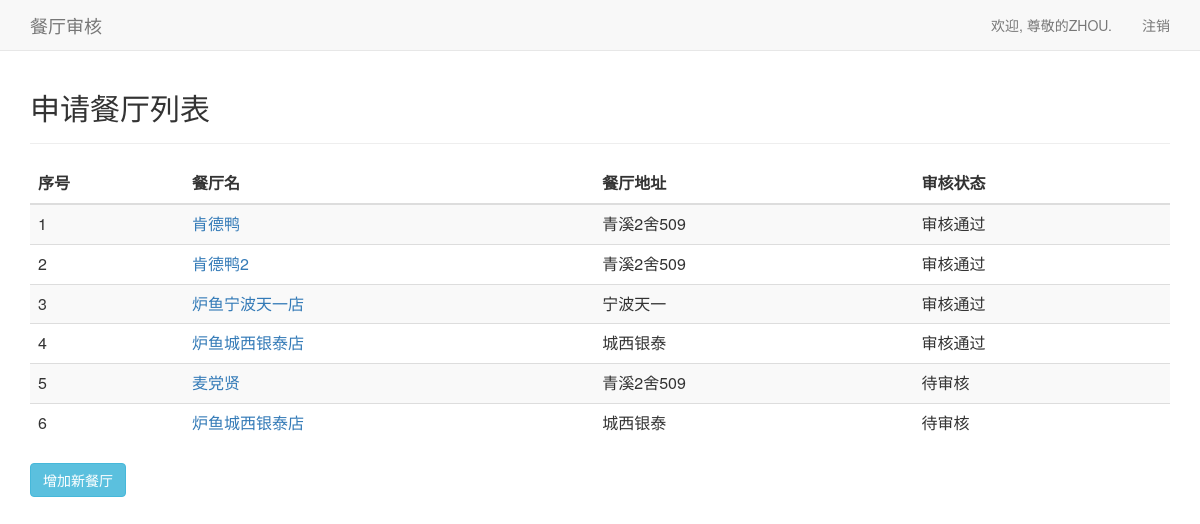
The page /apply/ (signed in) on the database its author committed.
### ApplyController/models.py (models this page shows, shortened)
class Merchant(models.Model):
    id = models.AutoField(primary_key=True)
    Name = models.CharField(max_length=20, verbose_name='用户名', unique=True)
    Password = models.CharField(max_length=20, validators=[MinLengthValidator(8)], verbose_name='密码')
    IdentityNum = models.CharField(validators=[validate_identity_num], max_length=20)
    PhoneNum_regex_validator = RegexValidator(regex=r'^\d{7}$', inverse_match=True)
    PhoneNum = models.CharField(max_length=11, validators=[PhoneNum_regex_validator])

class Restaurant(models.Model):
    id = models.AutoField(primary_key=True)
    MerchantID = models.ForeignKey(Merchant, on_delete=models.CASCADE)
    Name = models.CharField(max_length=20)
    BusinessStartHour = models.TimeField()
    BusinessEndHour = models.TimeField()
    Address = models.CharField(max_length=50)
    Image = models.ImageField(upload_to=get_file_path, null=True, blank=True)
    Score = models.FloatField(validators=[MinValueValidator(0), MaxValueValidator(5)], default=0)
    Category_Choices = (
        ('1', '川菜'),
        ('2', '粤菜'),
        ('3', '鲁菜'),
        ('4', '苏菜'),
        ('5', '湘菜'),
        ('6', '浙菜'),
        ('7', '其他'),
    )
    Category = models.CharField(max_length=1, choices=Category_Choices)
    LicenseID = models.CharField(validators=[RegexValidator(regex='^[0-9]*$')], max_length=50)
    ApplicationTime = models.DateTimeField(auto_now_add=True)
    Status_Choices = (
        (0, '待审核'),
        (1, '审核拒绝'),
        (2, '审核通过'),
    )
    Status = models.SmallIntegerField(choices=Status_Choices, default=0)
    OpenTime = models.DateTimeField(null=True)
    class Meta:
        ordering = ['Status', 'ApplicationTime']

### ApplyController/views.py (the view)
# urls.py: path('', views.index, name='index'),
def index(request):
    login_user_id = request.session.get('login_merchant')
    if login_user_id:
        login_user_name = Merchant.objects.get(pk=login_user_id)
        apply_list = Restaurant.objects.filter(MerchantID=login_user_id).order_by('ApplicationTime')
        return render(request, 'ApplyController/index.html', context={
            'apply_list': apply_list,
            'login_user_name': login_user_name,
        })
    else:
        return HttpResponseRedirect(reverse('apply:login'))

### ApplyController/templates/ApplyController/index.html
{% extends "ApplyController/base.html" %}
{% block header %}
<div class="container">
    <div class="page-header" style="margin-top:0px;">
        <h2>申请餐厅列表</h2>
    </div>
</div>
{% endblock header %}
{% block content %}
<div class="container">
    <table class="table table-striped">
    <thead>
        <tr>
            <th>序号</th>
            <th>餐厅名</th>
            <th>餐厅地址</th>
            <th>审核状态</th>
        </tr>
    </thead>
    <tbody>
    {% for restaurant in apply_list %}
        <tr>
            <td>{{ forloop.counter }}</td>
            <td><a href="{% url 'apply:detail' restaurant.id %}">{{ restaurant.Name }}</a></td>
            <td>{{ restaurant.Address }}</td>
            <td>{{ restaurant.get_Status_display }}</td>
        </tr>
    {% endfor %}
    </tbody>
</table>
<button type="button" class="btn btn-info" onclick="location.href='/apply/add'">增加新餐厅</button>
</div>
{% endblock content %}

### ApplyController/templates/ApplyController/base.html (shortened to what this page needs)
{% load bootstrap3 %}
{% load static %}
<html lang="en">
<head>
    {% bootstrap_css %}
</head>
<body>
    <nav class="navbar navbar-default navbar-static-top" role="navigation">
        <div class="container">
            <div class="navbar-header">
                <a class="navbar-brand" href="{%url 'apply:index' %}">
                    餐厅审核
                </a>
            </div>
            <div id="navbar" class="navbar-collapse collapse">
                <ul class="nav navbar-nav navbar-right">
                    {% if request.session.login_merchant %}
                    <li><a>欢迎, 尊敬的{{ request.session.login_merchant_name }}.</a></li>
                    <li><a href="{% url 'apply:logout' %}">注销</a> </li>
                    {% endif %}
                </ul>
            </div>
        </div>
    </nav>
    {% block header %}{% endblock header %}
    {% block content %}{% endblock content %}
</body>
</html>

### rows shown on the page
Merchant: session.login_merchant_name "ZHOU"
Restaurant: Name "肯德鸭", Address "青溪2舍509", Status "审核通过"
Restaurant: Name "肯德鸭2", Address "青溪2舍509", Status "审核通过"
Restaurant: Name "炉鱼宁波天一店", Address "宁波天一", Status "审核通过"
Restaurant: Name "炉鱼城西银泰店", Address "城西银泰", Status "审核通过"
Restaurant: Name "麦党贤", Address "青溪2舍509", Status "待审核"
Restaurant: Name "炉鱼城西银泰店", Address "城西银泰", Status "待审核"
